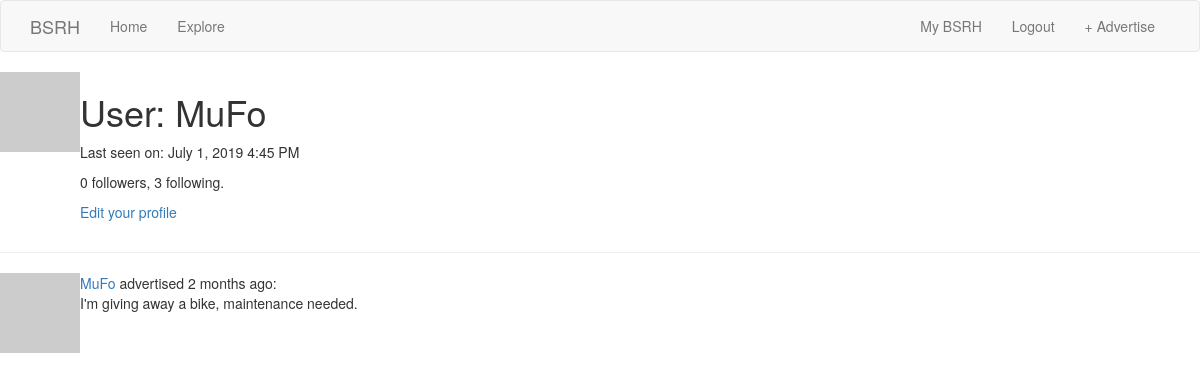
The page /user/MuFo (signed in) on the database as committed earlier.
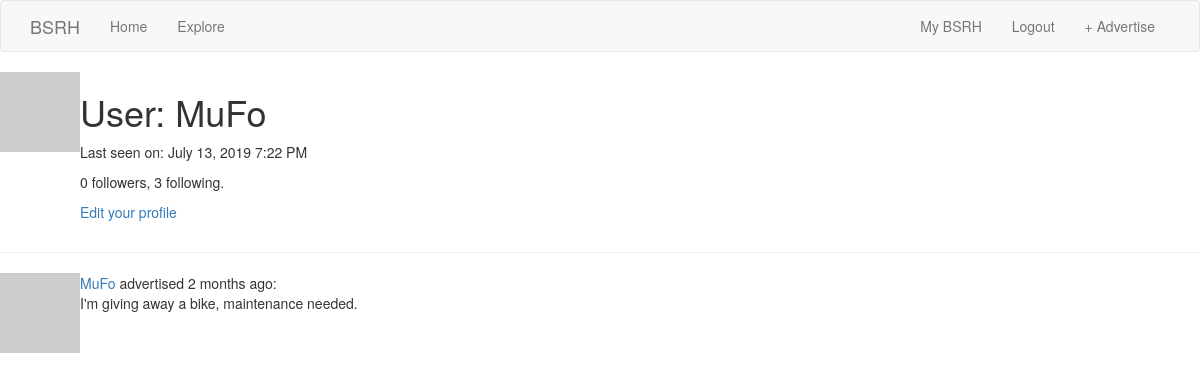
The same page on the database as committed later.
### app/models.py (models this page shows, shortened)
class User(UserMixin, db.Model):
    id = db.Column(db.Integer, primary_key=True)
    username = db.Column(db.String(64), index=True, unique=True)
    email = db.Column(db.String(120), index=True, unique=True)
    password_hash = db.Column(db.String(128))
    ads = db.relationship('Ad', backref='author', lazy='dynamic')
    about_me = db.Column(db.String(140))
    last_seen = db.Column(db.DateTime, default=datetime.utcnow)
    followed = db.relationship(
        'User', secondary=followers,
        primaryjoin=(followers.c.follower_id == id),
        secondaryjoin=(followers.c.followed_id == id),
        backref=db.backref('followers', lazy='dynamic'), lazy='dynamic')
    def avatar(self, size):
        digest = md5(self.email.lower().encode('utf-8')).hexdigest()
        return 'https://www.gravatar.com/avatar/{}?d=identicon&s={}'.format(digest, size)

class Ad(db.Model):
    id = db.Column(db.Integer, primary_key=True)
    title = db.Column(db.String(64))
    content = db.Column(db.String(512))
    timestamp = db.Column(db.DateTime, index=True, default=datetime.utcnow)
    user_id = db.Column(db.Integer, db.ForeignKey('user.id'))

### app/routes.py (the view)
@app.route('/user/<username>')
@login_required
def user(username):
    user = User.query.filter_by(username=username).first_or_404()
    page = request.args.get('page', 1, type=int)
    ads = user.ads.order_by(Ad.timestamp.desc()).paginate(page, app.config['ADS_PER_PAGE'], False)
    next_url = url_for('user', username=user.username, page=ads.next_num) \
        if ads.has_next else None
    prev_url = url_for('user', username=user.username, page=ads.prev_num) \
        if ads.has_prev else None
    return render_template('user.html', user=user, ads=ads.items,
                           next_url=next_url, prev_url=prev_url)

### app/models.py (called while the page is built)
@login.user_loader
def load_user(id):
    return User.query.get(int(id))

### app/routes.py (called while the page is built)
@app.before_request
def before_request():
    if current_user.is_authenticated:
        current_user.last_seen = datetime.utcnow()
        db.session.commit()

### app/templates/user.html (shortened to what this page needs)
{% extends "base.html" %}
{% block content %}
<div class="after-nav">
    <table>
        <tr valign="top">
            <td><img src="{{ user.avatar(128) }}"></td>
            <td>
                <h1>User: {{ user.username }}</h1>
                {% if user.last_seen %}
                    <p>Last seen on: {{ moment(user.last_seen).format('LLL') }}</p>
                {% endif %}
                <p>{{ user.followers.count() }} followers, {{ user.followed.count() }} following.</p>
                {% if user == current_user %}
                <p><a href="{{ url_for('edit_profile') }}">Edit your profile</a></p>
                {% elif not current_user.is_following(user) %}
                <p><a href="{{ url_for('follow', username=user.username) }}">Follow</a></p>
                {% else %}
                <p><a href="{{ url_for('unfollow', username=user.username) }}">Unfollow</a></p>
                {% endif %}
            </td>
        </tr>
    </table>
    <hr>
    {% for ad in ads %}
        {% include '_ad.html' %}
    {% endfor %}
</div>
{% endblock %}

### app/templates/base.html (shortened to what this page needs)
{% extends 'bootstrap/base.html' %}
{% block navbar %}
    <nav class="navbar navbar-default">
        <div class="container">
            <div class="navbar-header">
                    <a class="navbar-brand" href="{{ url_for('index') }}">BSRH</a>
            </div>
            <div class="collapse navbar-collapse" id="bs-example-navbar-collapse-1">
                <ul class="nav navbar-nav">
                    <li><a href="{{ url_for('index') }}">Home</a></li>
                    <li><a href="{{ url_for('explore') }}">Explore</a></li>
                </ul>
                <ul class="nav navbar-nav navbar-right">
                    {% if current_user.is_anonymous %}
                    <li><a href="{{ url_for('login') }}">Login</a></li>
                    {% else %}
                    <li><a href="{{ url_for('user', username=current_user.username) }}">My BSRH</a></li>
                    <li><a href="{{ url_for('logout') }}">Logout</a></li>
                    {% endif %}
                    <li><a href="{{ url_for('new_ad_form') }}">+ Advertise</a></li>
                </ul>
            </div>
        </div>
    </nav>
{% endblock %}

### app/templates/_ad.html
<table>
    <tr valign="top">
        <td><img src="{{ ad.author.avatar(36) }}"></td>
        <td>
            <a href="{{ url_for('user', username=ad.author.username) }}">
                {{ ad.author.username }}
            </a>
            advertised {{ moment(ad.timestamp).fromNow() }}:
            <br>
            {{ ad.content }}
        </td>
    </tr>
</table>

Rows that differ between the two databases and show on the page:
changed User "MuFo": last_seen "July 1, 2019 4:45 PM" → "July 13, 2019 7:22 PM"
